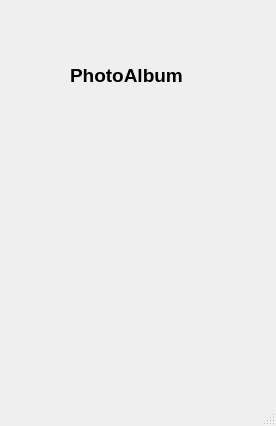
<?xml version="1.0" encoding="UTF-8"?>
<ui version="4.0">
 <class>MainPage</class>
 <widget class="QMainWindow" name="MainPage">
  <property name="geometry">
   <rect>
    <x>0</x>
    <y>0</y>
    <width>276</width>
    <height>426</height>
   </rect>
  </property>
  <property name="windowTitle">
   <string>MainWindow</string>
  </property>
  <widget class="QWidget" name="centralwidget">
   <widget class="QLabel" name="label">
    <property name="geometry">
     <rect>
      <x>70</x>
      <y>60</y>
      <width>131</width>
      <height>31</height>
     </rect>
    </property>
    <property name="font">
     <font>
      <pointsize>14</pointsize>
      <bold>true</bold>
     </font>
    </property>
    <property name="text">
     <string>PhotoAlbum</string>
    </property>
   </widget>
  </widget>
  <widget class="QMenuBar" name="menubar">
   <property name="geometry">
    <rect>
     <x>0</x>
     <y>0</y>
     <width>276</width>
     <height>22</height>
    </rect>
   </property>
  </widget>
  <widget class="QStatusBar" name="statusbar"/>
 </widget>
 <resources/>
 <connections/>
</ui>
